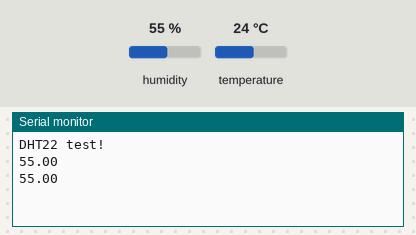
Recording of a sketch running on a simulated Arduino Uno, built with avr-gcc and run on an emulated ATmega328P. Shown: the last lines printed to the serial monitor. Inputs (shaded band) come from the test bench; at power-on: humidity 55 %, temperature 24 °C.

Above: at 4.8 s.
4.9 s: humidity set to 22 %
At 7.4 s:
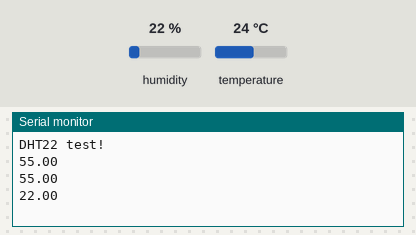
7.9 s: humidity set to 40 %
At 9.1 s:
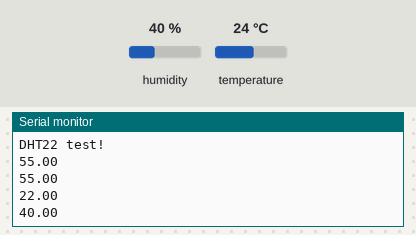
Timing chart, 0 to 10.9 s (numbered marks = the images above; inputs shaded):
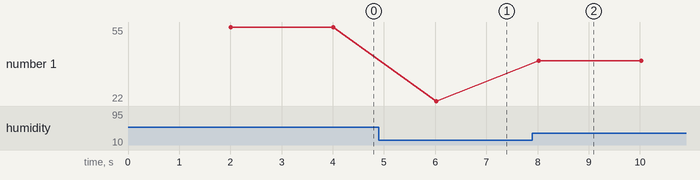

Measured:
- after the input at 4.9 s, the serial monitor: prints a new line after 1.1 s (image 1)
- after the input at 7.9 s, the serial monitor: prints a new line after 0.12 s (image 2)
- plotted number 1: 55 → 22 after the input at 4.9 s, 22 → 40 after the input at 7.9 s

The sketch:

TempHumid_DHT22.ino
```cpp
// Example testing sketch for various DHT humidity/temperature sensors
// Written by ladyada, public domain

#include "DHT.h"

#define DHTPIN 2     // what digital pin we're connected to

#define DHTTYPE DHT22   // DHT 22

// Connect pin 1 (on the left) of the sensor to +5V
// NOTE: If using a board with 3.3V logic like an Arduino Due connect pin 1
// to 3.3V instead of 5V!
// Connect pin 2 of the sensor to whatever your DHTPIN is
// Connect pin 4 (on the right) of the sensor to GROUND
// Connect a 10K resistor from pin 2 (data) to pin 1 (power) of the sensor

DHT dht(DHTPIN, DHTTYPE);

void setup() {
  Serial.begin(9600);
  Serial.println("DHT22 test!");

  dht.begin();
}

void loop() {
  // Wait a few seconds between measurements.
  delay(2000);

  // Reading temperature or humidity takes about 250 milliseconds!
  // Sensor readings may also be up to 2 seconds 'old' (its a very slow sensor)
  float h = dht.readHumidity();
  // Read temperature as Celsius (the default)
  float t = dht.readTemperature();
  // Read temperature as Fahrenheit (isFahrenheit = true)
  float f = dht.readTemperature(true);

  // Check if any reads failed and exit early (to try again).
  if (isnan(h) || isnan(t) || isnan(f)) {
    Serial.println("Failed to read from DHT sensor!");
    return;
  }

  // Compute heat index in Fahrenheit (the default)
  float hif = dht.computeHeatIndex(f, h);
  // Compute heat index in Celsius (isFahreheit = false)
  float hic = dht.computeHeatIndex(t, h, false);

//  Serial.print("Humidity: ");
  Serial.println(h);
//  Serial.print(" %  ");
//  Serial.print("Temperature: ");
//  Serial.print(t);
//  Serial.print(" *C ");
//  Serial.print(f);
//  Serial.print(" *F\t");
//  Serial.print("Heat index: ");
//  Serial.print(hic);
//  Serial.print(" *C ");
//  Serial.print(hif);
//  Serial.println(" *F");

}
```
